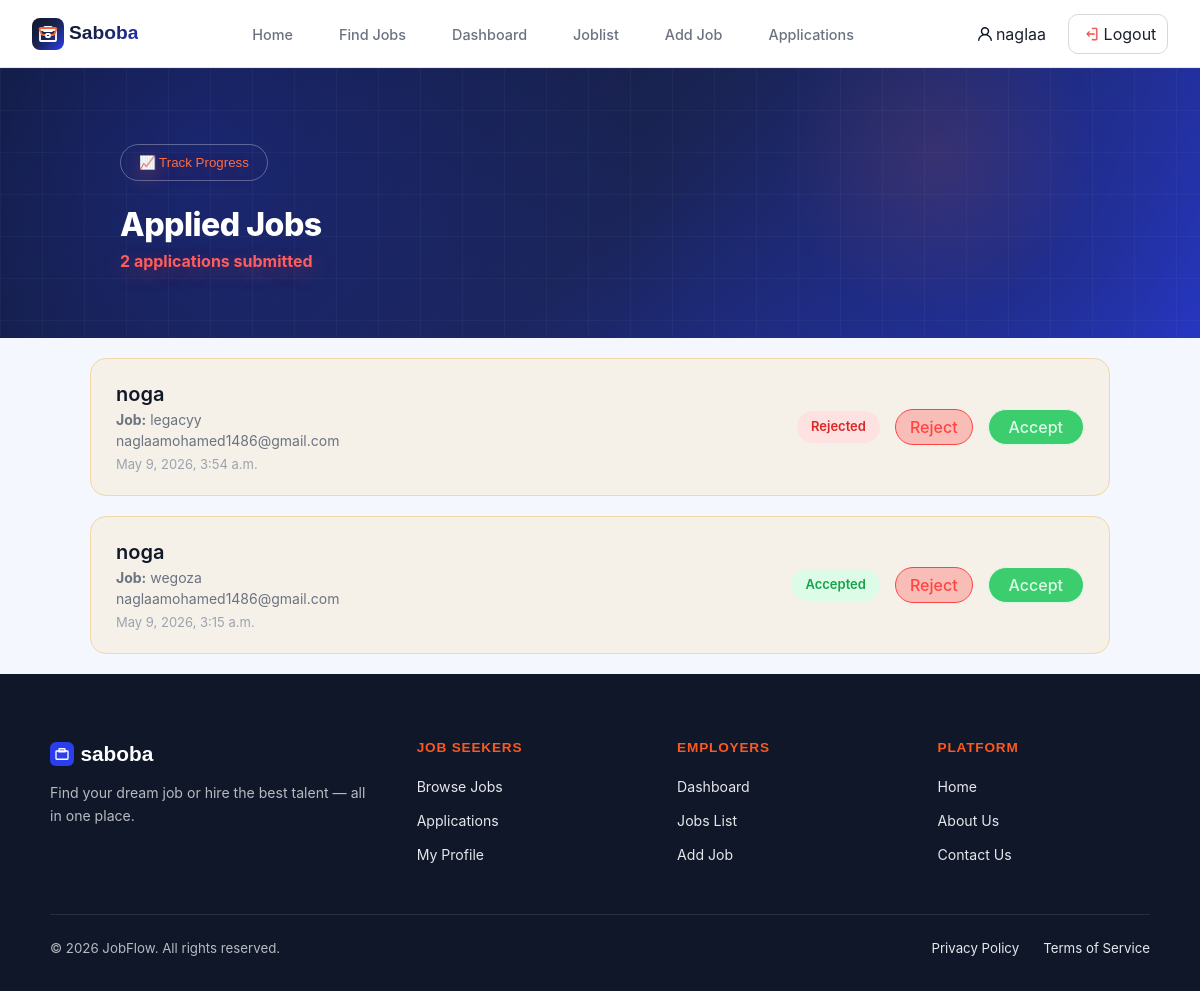
The app's page /jobs/applications/ (signed in) with its own data.
### accounts/models.py (models this page shows)
class User(AbstractUser):
    ROLE_CHOICES = [('user', 'User'), ('admin', 'Admin')]
    role     = models.CharField(max_length=10, choices=ROLE_CHOICES, default='user')
    age      = models.IntegerField(null=True, blank=True)
    gender   = models.CharField(max_length=10, blank=True)
    company  = models.CharField(max_length=200, blank=True)
    location = models.CharField(max_length=200, blank=True)

### applications/models.py (models this page shows, shortened)
class Application(models.Model):
    user = models.ForeignKey(
        settings.AUTH_USER_MODEL,
        on_delete=models.CASCADE,
        related_name='applications'
    )
    job = models.ForeignKey(
        Job,
        on_delete=models.CASCADE,
        related_name='applications'
    )
    STATUS_CHOICES = [
    ('pending', 'Pending'),
    ('accepted', 'Accepted'),
    ('rejected', 'Rejected'),
    ]
    status = models.CharField(
    max_length=20,
    choices=STATUS_CHOICES,
    default='pending'
    )
    full_name = models.CharField(max_length=120 ,blank=True)
    email = models.EmailField(null=True, blank=True)
    phone = models.CharField(max_length=30, blank=True)
    skills = models.TextField(blank=True)
    experience = models.CharField(max_length=100,blank=True)
    cv = models.FileField(upload_to="cvs/",blank=True)
    applied_at = models.DateTimeField(auto_now_add=True)
    cover_letter = models.TextField(blank=True)
    class Meta:
        unique_together = ('user', 'job')

### jobs/models.py (models this page shows, shortened)
class Job(models.Model):
    cover = models.URLField()
    title = models.CharField(max_length=200)
    company = models.CharField(max_length=200)
    location = models.CharField(max_length=200)
    time = models.CharField(max_length=100)
    tags = models.JSONField()
    salary = models.CharField(max_length=100)
    type = models.CharField(max_length=100)
    exp = models.CharField(max_length=100)
    description = models.TextField()
    required = models.JSONField()
    benefit = models.JSONField()
    gallery = models.JSONField()
    companyLocation = models.CharField(max_length=200)
    employees = models.CharField(max_length=100)
    employer = models.ForeignKey(
    settings.AUTH_USER_MODEL,
    on_delete=models.CASCADE,
    null=True,
    blank=True
)

### jobs/views.py (the view)
# urls.py: path('applications/', views.admin_applications, name='admin_applications'),
@admin_required
def admin_applications(request):
    applications = Application.objects.filter(
        job__employer=request.user
    ).select_related('job', 'user').order_by('-applied_at')
    return render(request, 'jobs/adminapply.html', {
        'applications': applications
    })

### jobs/views.py (called while the page is built)
def admin_required(view_func):
    @wraps(view_func)
    def wrapper(request, *args, **kwargs):
        if not request.user.is_authenticated:
            return redirect('login')
        if request.user.role != 'admin':
            return redirect('search')
        return view_func(request, *args, **kwargs)
    return wrapper

### templates/Jobs/adminapply.html
{% extends "base.html" %}
{% load static %}
{% block styles %}
<link rel="stylesheet" href="{% static 'css/appliedjobs.css' %}">
{% endblock %}
{% block content %}
<main>
     <div class="header">
        <div class="top-container">
            <div class="header-top">
                <button class="track-btn">📈 Track Progress</button>
            </div>
            <h1 class="page-title">Applied Jobs</h1>
            <p class="app-count  <span class="app-count">{{ applications|length }}</span> applications submitted</p>
        </div>
    </div>
  <div class="container">
    <div class="content-section">
      {% for app in applications %}
        <div class="job-card">
          <div class="job-info">
            <div class="job-text">
              <h3 class="name">{{ app.user.username }}</h3>
              <p class="tit"><strong>Job:</strong> {{ app.job.title }}</p>
              <p>{{ app.user.email }}</p>
              <span class="d">{{ app.applied_at }}</span>
            </div>
          </div>
          <div class="job-actions">
            <span class="status {{ app.status }}">
            {{ app.get_status_display }}
            </span>
            <a href="{% url 'update_application_status' app.id 'rejected' %}" class="cancel-btn">
            Reject
            </a>
            <a href="{% url 'update_application_status' app.id 'accepted' %}" class="acc">
            Accept
            </a>
          </div>
        </div>
      {% empty %}
        <div class="atop">
          <p>No applications yet.</p>
          <a href="{% url 'add_jobs' %}" class="brow-btn">Add Jobs</a>
        </div>
      {% endfor %}
    </div>
  </div>
</main>
{% endblock %}

### templates/navbar.html (shortened to what this page needs)
<header>
    <nav class="nav">
        <a href="/" class="logo">
            <p class="slog">Saboba</p>
        </a>
        <ul class="links">
            <li><a href="/">Home</a></li>
            <li><a href="/jobs/search/">Find Jobs</a></li>
            {% if user.is_authenticated %}
            {% if user.role == "admin" %}
            <li><a href="/jobs/dashboard/">Dashboard</a></li>
            <li><a href="/jobs/joblist/">Joblist</a></li>
            <li><a href="/jobs/add/">Add Job</a></li>
            <li><a href="{% url 'admin_applications' %}">Applications</a></li>
            {% else %}
            <li><a href="{% url 'saved_jobs' %}">Saved Jobs</a></li>
            <li><a href="{% url 'my_applications' %}">Applied</a></li>
            <li><a href="/jobs/compare/">Compare</a></li>
            {% endif %}
            {% endif %}
        </ul>
        <div class="right">
            <div class="logs">
                {% if user.is_authenticated %}
                <a href="/accounts/profile/" class="profile">
                    {{ user.username }}
                </a>
                <a href="/accounts/logout/" class="logout">Logout</a>
                {% else %}
                <a href="/accounts/login/" class="login">Log in</a>
                <a href="/accounts/signup/" class="signup">Sign up</a>
                {% endif %}
            </div>
        </div>
    </nav>
</header>

### static/css/navbar.css (style rules this page uses)
html { scroll-behavior: smooth; }
body { position: relative; font-family: 'Inter', sans-serif; background: #F6F7F9; color: #0F1729; line-height: 1.6; -webkit-font-smoothing: antialiased; }
:root { --background: #F6F7F9; --foreground: #0F1729; --card: #FFFFFF; --card-foreground: #0F1729; --popover: #FFFFFF; --border: #E5E7EB; --input: #E5E7EB; --primary: #2B3EEE; --primary-fg: #FFFFFF; --accent: #F46734; --accent-fg: #FFFFFF; --secondary: #F3F4F6; --secondary-fg: #0F1729; --ring: #2B3EEE; --muted: #F3F4F6; --muted-fg: #6B7280; --destructive: #EF4343; --emerald: #20AC6B; --amber: #F59F0A; --rose: #EA2E6D; --sky: #0DA2E7; --violet: #7847EB; --section-warm: #FEF4F0; --section-cool: #F3F4FC; --section-mint: #F1F9F5; --sidebar-background: #FFFFFF; --sidebar-foreground: #0F1729; --sidebar-primary: #2B3EEE; --sidebar-accent: #F3F4F6; --sidebar-border: #E5E7EB; --gradient-primary: linear-gradient(135deg, #2B3EEE, #7847EB); --gradient-accent: linear-gradient(135deg, #F46734, #EA2E6D); --gradient-hero: linear-gradient(135deg, #0F1729 0%, #1a2456 50%, #2B3EEE22 100%); --gradient-success: linear-gradient(135deg, #20AC6B, #0DA2E7); --gradient-card: linear-gradient(135deg, #FFFFFF, #F6F7F9); --radius: 0.75rem; --font-heading: 'Plus Jakarta Sans', sans-serif; --font-body: 'Inter', sans-serif; }
a { text-decoration: none; color: inherit; }
ul { list-style: none; }
header { position: relative; }
.nav { position: fixed; top: 0; left: 0; right: 0; z-index: 100; background: rgba(255, 255, 255, 0.92); backdrop-filter: blur(12px); border-bottom: 1px solid #E5E7EB; padding: 0 2rem; height: 68px; display: flex; align-items: center; justify-content: space-between; }
.nav .logo { display: flex; align-items: center; justify-self: start; text-decoration: none; font-family: 'Plus Jakarta Sans', sans-serif; font-weight: 800; font-size: 1.2rem; }
.slog { padding: 0px; margin-left: 5px; background: linear-gradient(135deg, #0F1729 0%, #1a2456 50%, #2334d0 100%); -webkit-background-clip: text; -webkit-text-fill-color: transparent; }
.logo svg { flex-shrink: 0; }
.links { display: flex; align-items: center; list-style: none; gap: 2rem; }
.links a { text-decoration: none; font-size: 0.9rem; font-weight: 500; color: #6B7280; transition: color 0.2s; padding: 7px; }
.logs { display: flex; align-items: center; gap: 0.75rem; width: fit-content; justify-self: end; }
.logs a { text-decoration: none; padding: 5px 10px; border-radius: 10px; }
.profile svg { margin-right: 4px; }
.logout { width: 100px; height: 40px; border: 1px solid #d5d7da; border-radius: 10px; display: flex; align-items: center; align-content: center; justify-content: center; }
.right { display: inline-flex; align-content: center; }
.profile { display: flex; justify-content: center; align-items: center; height: 40px; }

### records on screen
User: username "naglaa"
Application: user.username "noga", job "legacyy", user.email "naglaamohamed1486@gmail.com", applied_at "May 9, 2026, 3:54 a.m.", status "Rejected"
Application: user.username "noga", job "wegoza", user.email "naglaamohamed1486@gmail.com", applied_at "May 9, 2026, 3:15 a.m.", status "Accepted"

### other values on screen
{{ applications|length }} "2"
